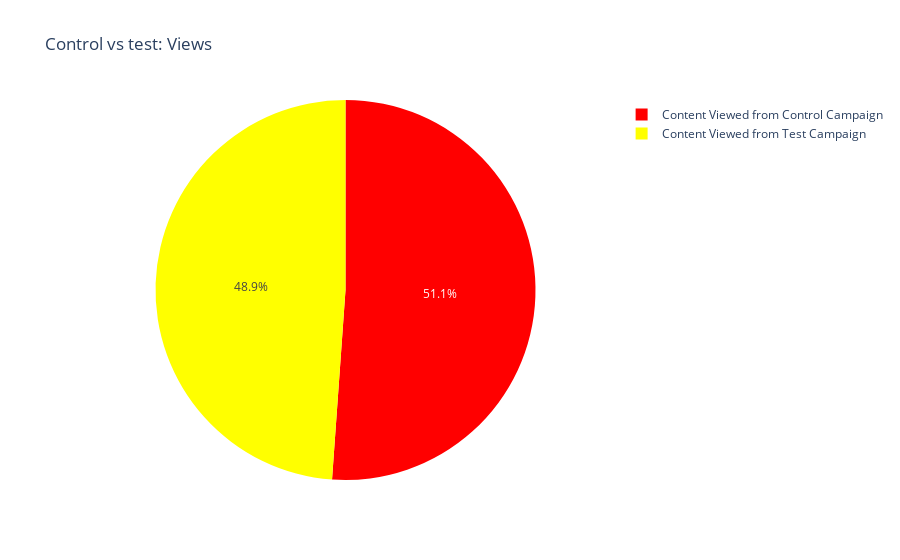

Source (notebook cell):
### Code cell
label = ['Content Viewed from Control Campaign',
         'Content Viewed from Test Campaign']
counts = [sum(control_data['Content_Viewed']),
         sum(test_data['Content_Viewed'])]
colors = ['red', 'yellow']
fig = go.Figure(data=[go.Pie(labels=label, values=counts)])
fig.update_layout(title_text= 'Control vs test: Views')
fig.update_traces(hoverinfo='label+percent', marker=dict(colors=colors))

### Figure 1 — Plotly figure (JSON) as saved in the notebook; plotly's stock layout.template omitted (floating-point values rounded to 4 significant figures)
{"data": [{"hoverinfo": "label+percent", "labels": ["Content Viewed from Control Campaign", "Content Viewed from Test Campaign"], "marker": {"colors": ["red", "yellow"]}, "type": "pie", "values": [58310.0, 55740]}], "layout": {"title": {"text": "Control vs test: Views"}}}
